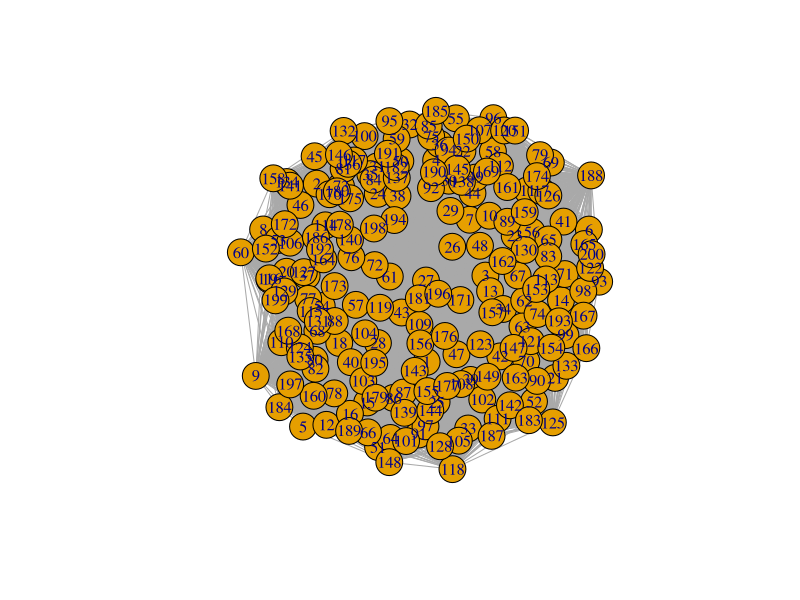
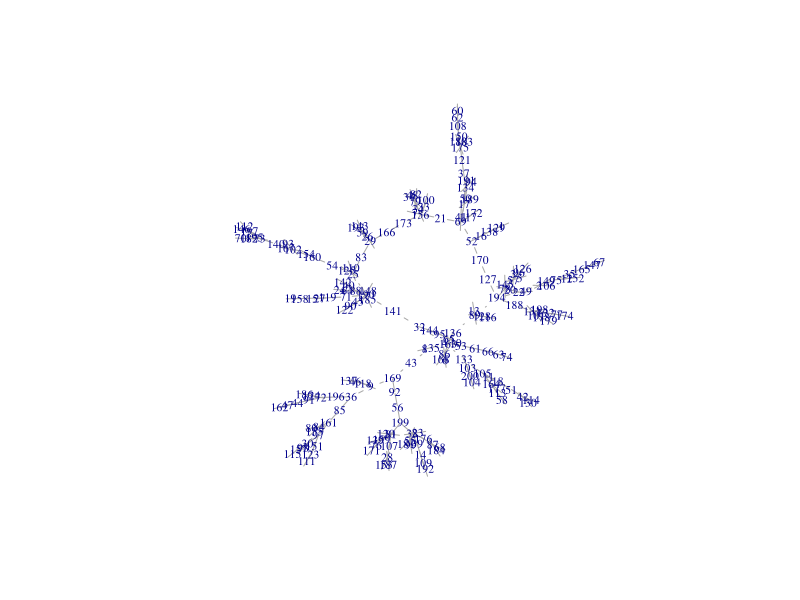

Generate these figures, in order, with R:
## ---- chunk 1
M <- matrix(runif(200*200, min=0, max=100), ncol=200)
diag(M)<-0
head (M[,1:6])
dim (M)
## ---- chunk 2
library (igraph)
## ---- chunk 3
g <- graph.adjacency(M, mode="undirected", weighted =TRUE)
plot (g)
## ---- chunk 4
M <- -M
head (M[,1:6])
## ---- chunk 5
g <- graph.adjacency(M, mode="undirected", weighted =TRUE)
MST <- minimum.spanning.tree(g)
plot(MST, vertex.shape="none", vertex.label.cex=.7)
## ---- chunk 6
A <- get.adjacency(MST, sparse = F)
## ---- chunk 7
head(A)
## ---- chunk 8
write.graph(MST, file = "g.gml", format = "gml")
## ---- chunk 9
write.csv(A, file="Adyacentes.csv")
